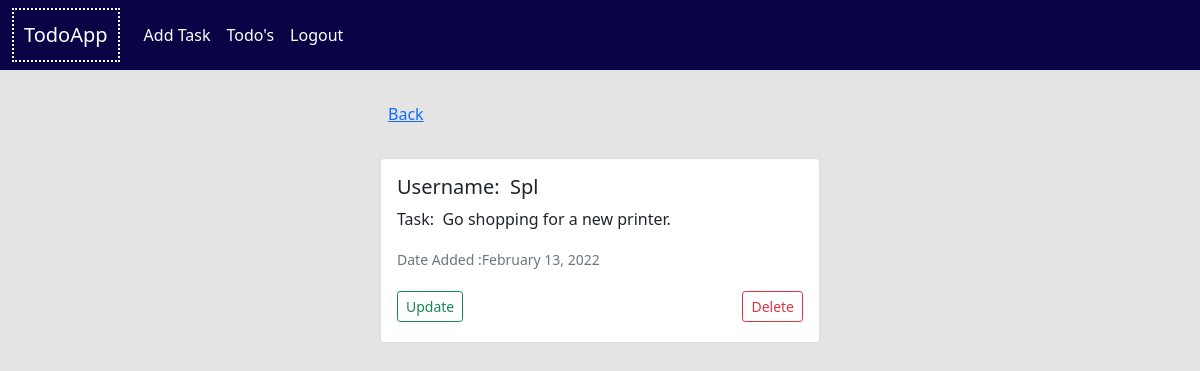
Screenshot of /detail_todo/tculn7-1230987spl-1230987q7jtwj/11/ (signed in) with the database file from the repository.
### todo/models.py (models this page shows, shortened)
class Todo(models.Model):
    todo_id = models.AutoField(primary_key=True)
    slug = models.SlugField(blank=True, null=True, editable=False)
    user = models.ForeignKey(User, on_delete=models.CASCADE)
    task = models.CharField(max_length=200)
    time_created = models.DateTimeField(auto_now_add=True)

### todo/views.py (the view)
# urls.py: path('detail_todo/<slug:slug>/<int:pk>/', DetailTodoView.as_view(), name='detail_todo'),
class DetailTodoView(LoginRequiredMixin, DetailView):
    model = Todo
    template_name = 'todo/detail.html'
    context_object_name = 'todos'

### templates/todo/detail.html (shortened to what this page needs)
{% extends "todo/base.html" %} {% block content %}
    <div class="col-10 m-auto mb-4 ">
    <p class='mb-4 p-2'> <a href="{% url 'list_todo' %}"> Back </a> </p>
      <div class="card text-left">
        <div class="card-body">
          <h5 class="card-title">Username: &nbsp{{todos.user.username|capfirst}}</h5>
          <p class="card-text">Task: &nbsp{{todos.task|capfirst}}</p>
          <p class="card-text"><small class="text-muted">Date Added :{{ todos.time_created|date:"F d, Y" }}</small></p>
                  {% if todos.user == user %}
        <div class="d-flex justify-content-between">
            <a class="btn btn-outline-success  btn-sm  mt-1 mb-1" href="{% url 'update_todo' todos.slug todos.todo_id %}">Update</a>
            <a class="btn btn-outline-danger  btn-sm mt-1 mb-1" href="{% url 'delete_todo' todos.slug todos.todo_id %}">Delete</a>
        </div>
        {% endif %}
        </div>
      </div>
    </div>
    </div>
{% endblock content %}

### rows the page displays
Todo: user.username "Spl", task "Go shopping for a new printer.", time_created "February 13, 2022"
